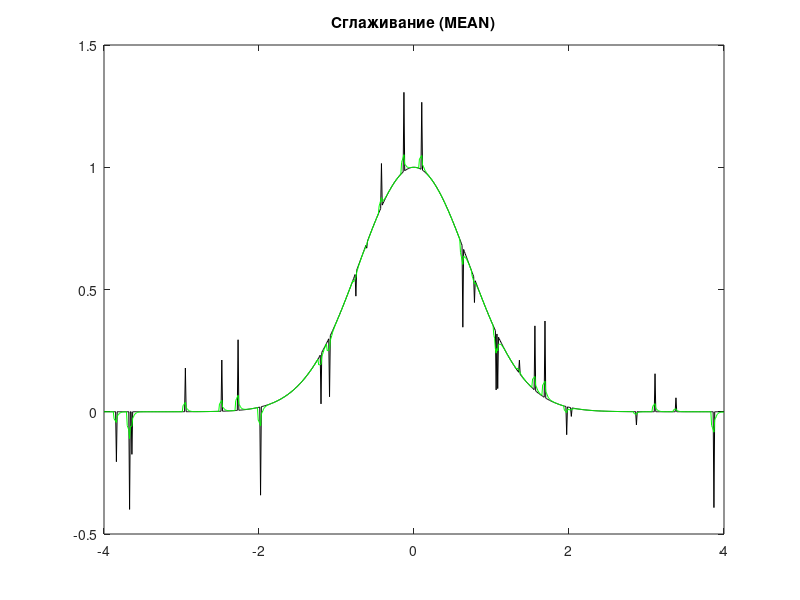
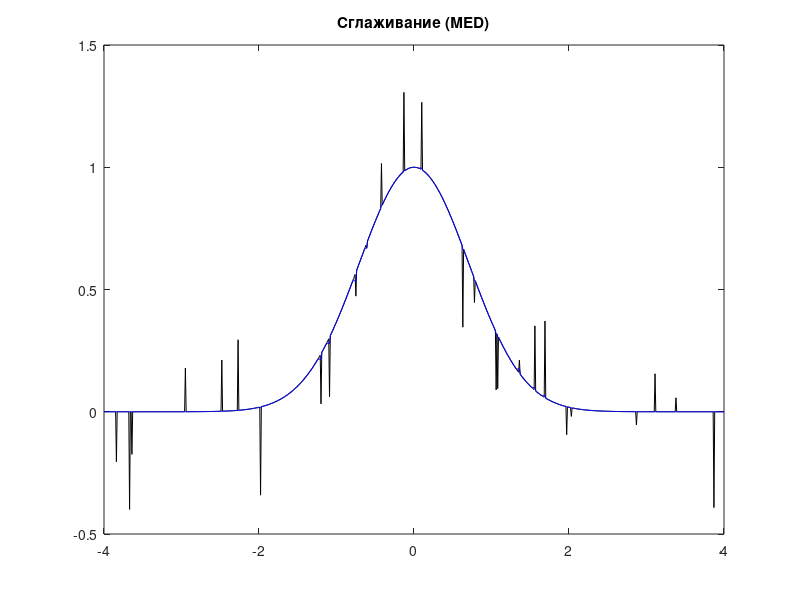

Write MATLAB code to recreate these figures, in order.
function lab_8()

A = 1.0;
sigma = 1.0;
mult = 4;
step = 0.01;
count = 27;
M = 0.4;
width = 3;

%интервал
t = -mult:step:mult;
% Гаусс
x = A * exp(-(t/sigma).^2);

% импульсная генерация шума
n = impnoise(length(x),count,M);
z = x+n;
eps = M/4;

%MEAN
y1 = z;
smooth = @(x) mean(x);
for i = 1:length(z)
    y1(i) = ampsmooth(y1, i, smooth, width, eps);
end

%MED
y2 = z;
smooth = @(x) med(x);
for i = 1:length(z)
    y2(i) = ampsmooth(y2, i, smooth, width, eps);
end

figure(1)
plot(t,z,'black',t,y1,'g');
title('Сглаживание (MEAN)');
figure(2)
plot(t,z,'black',t,y2,'b');
title('Сглаживание (MED)');
end

% импульсная генерация шума
function y = impnoise(size,N,mult)
    y = zeros(1,size);
 	y(round(unifrnd(1,size,[1,N]))) = mult*unifrnd(-1,1,[1,N]);
end

% Сглаживание амплитуды
function y = ampsmooth(A, i, SMTH, W, eps)
    y = A(i);
    if (i - W < 1)
        S = SMTH(A(1:2*W + 1));
    else if (i + W > length(A))
            S = SMTH(A(length(A) - 2*W:length(A)));
        else
            S = SMTH(A(i - W:i + W));
        end
    end
    
    for i = 1:length(A)
        if eps < abs(A(i) - S)
            y = S;
        end
    end
end

% MED функция
function y = med(A)
    rk = sort(A);
    y = rk((length(A) + 1) / 2);
end